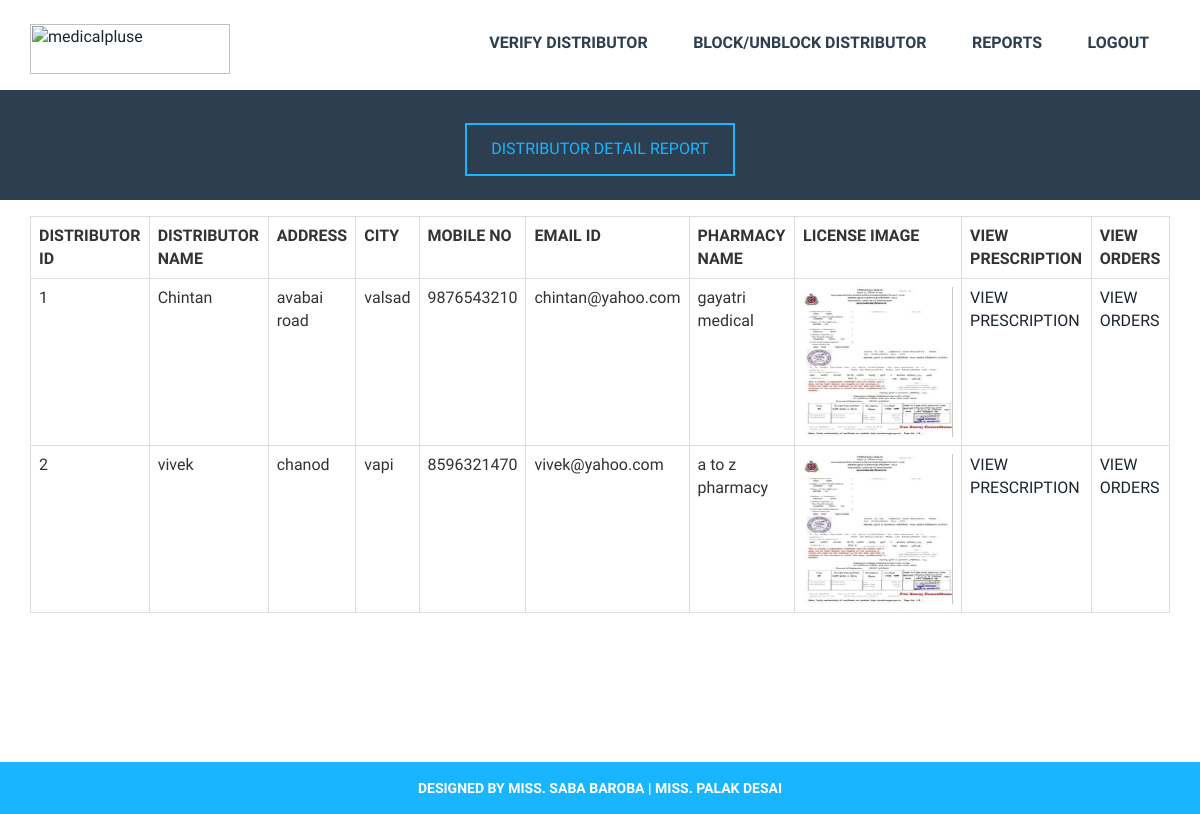
The page /admin_view_distributor_report.php on the database its author committed.
### tables this page shows
CREATE TABLE IF NOT EXISTS `distributor_regis` (
  `dis_id` int(10) NOT NULL,
  `dis_name` varchar(50) NOT NULL,
  `address` varchar(200) NOT NULL,
  `city` varchar(50) NOT NULL,
  `mobile_no` varchar(10) NOT NULL,
  `email_id` varchar(50) NOT NULL,
  `pwd` varchar(10) NOT NULL,
  `pharmacy_name` varchar(50) NOT NULL,
  `lic_img` varchar(50) NOT NULL,
  `status` int(1) NOT NULL,
  PRIMARY KEY (`dis_id`)
);

### admin_view_distributor_report.php (the view, shortened to what this page needs)
<?php
include("admin_header.php");
?>
		<div class="team-grids-caption">
								<div class="container">
									<div class="team-grids-caption-left">
										<center>
										<a class="team-btn" href="#">DISTRIBUTOR DETAIL REPORT</a>
									</div>
									<div class="clearfix"> </div>
								</div>
							</div>
		<div class="contact">
				<div class="container">
					<div class="row">
						<div class="col-md-12">
						<?php
						$res1=mysql_query("select * from distributor_regis where status='1'");
						if(mysql_num_rows($res1)>0)
						{
							echo "<table class='table table-bordered'>
									<tr>
										<th>DISTRIBUTOR ID</th>
										<th>DISTRIBUTOR NAME</th>
										<th>ADDRESS</th>
										<th>CITY</th>
										<th>MOBILE NO</th>
										<th>EMAIL ID</th>
										<th>PHARMACY NAME</th>
										<th>LICENSE IMAGE</th>
										<th>VIEW PRESCRIPTION</th>
										<th>VIEW ORDERS</th>
									</tr>";
							while($r1=mysql_fetch_array($res1))
							{
								echo "<tr>";
								echo "<td>$r1[0]</td>";
								echo "<td>$r1[1]</td>";
								echo "<td>$r1[2]</td>";
								echo "<td>$r1[3]</td>";
								echo "<td>$r1[4]</td>";
								echo "<td>$r1[5]</td>";
								echo "<td>$r1[7]</td>";
								echo "<td><a href='$r1[8]' target='_blank'><img src='$r1[8]' style='width:150px; height:150px;'></a></td>";
								echo "<td><a href='admin_view_dis_wise_prescription.php?disid=$r1[0]'>VIEW PRESCRIPTION</a></td>";
								echo "<td><a href='admin_view_dis_wise_orders.php?disid=$r1[0]'>VIEW ORDERS</a></td>";
								echo "</tr>";
							}
							echo "</table>";
						}else{
							echo "<h2>No New Record Found</h2><br/><br/><br/><br/><br/><br/>";
						}
						?>
						</div>
						<div class="col-md-6">
						</div>
					</div>
				</div>
			</div>
<?php
include("footer.php");
?>

### css/style.css (style rules this page uses)
html, body { font-family: 'Arimo', sans-serif; font-size: 100%; background: #FFf; }
body a { transition:0.5s all; -webkit-transition:0.5s all; -moz-transition:0.5s all; -o-transition:0.5s all; -ms-transition:0.5s all; }
.team-grids-caption { background:#f2f2f2; padding:1.5em 0; }
.team-grids-caption-left { float: left; width: 77%; margin-top: 0.38em; }
.team-grids-caption { background:#2C3E50; padding:1.5em 0; }
.team-grids-caption-left { float: left; width: 100%; margin-top: 0.38em; }
a.team-btn { border: 2px solid #19b5fe; text-transform: uppercase; padding: 0.8em 1.5em; margin-top: 0.2em; display: inline-block; color: #19b5fe; text-decoration: none; }
.contact { padding: 1em 0 8em; }

### rows shown on the page
distributor_regis: dis_id "1", dis_name "Chintan", address "avabai road", city "valsad", mobile_no "9876543210", email "chintan@yahoo.com", pharmacy_name "gayatri medical", lic_img (picture)
distributor_regis: dis_id "2", dis_name "vivek", address "chanod", city "vapi", mobile_no "8596321470", email "vivek@yahoo.com", pharmacy_name "a to z pharmacy", lic_img (picture)
